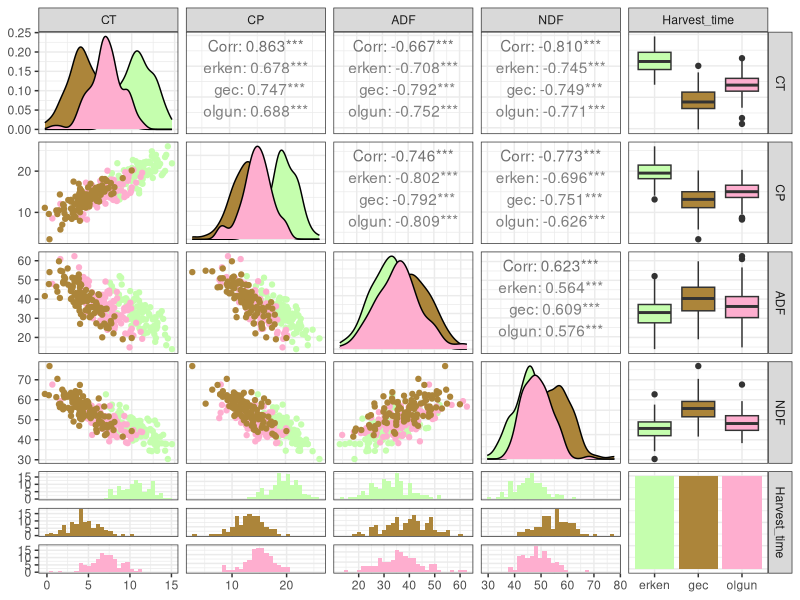
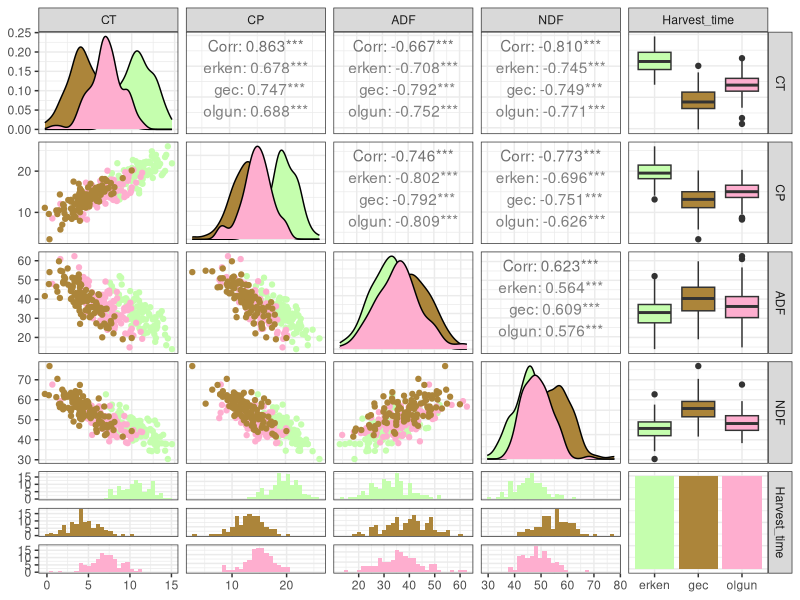

These charts were generated, in order, by the following R code:
setwd("C:/Users/mahmu/OneDrive/Desktop/core/DOKTORA-TEZ/tez-teslim/SON/R-kodlar")
getwd()
# Gerekli k??t??phanelerin y??klenmesi
library(readr)
library(caret)
library(class)

# Verinin okunmas??
modelData <- read.csv("sentetik_veri_n_X_cor.csv", sep = ",", header = TRUE)
#View(modelData)

#b??t??n de??i??kenlerin t??rlerini g??stermek i??in str(modelData)
str(modelData)
data(modelData)

# Paketleri y??kle
library(ggplot2)

# ??rnek 3.54: GGally paketiyle serpilme grafi??i matrisi
suppressPackageStartupMessages(installed <- require(GGally))
if (!installed) {
  install.packages("GGally", repos="https://cloud.r-project.org")  
  suppressPackageStartupMessages(require(GGally))
}

my_colors <- c("erken" = "#c5feae",  # turkuaz
               "olgun" = "#feaecf",  # yeşil
               "gec"   = "#ac853a")  # mor-pembe

# Grafi??i olu??tur
p <- ggpairs(
  modelData, 
  columns = 5:1, 
  aes(color = Harvest_time)
) + 
  scale_color_manual(values = my_colors) + 
  scale_fill_manual(values = my_colors) + 
  theme_bw()


print(p)

# 300 dpi kayıt
ggsave("ser_n_182_cor_300dpi_colored.png", plot = p, dpi = 300,
       width = 10, height = 8, units = "in")
